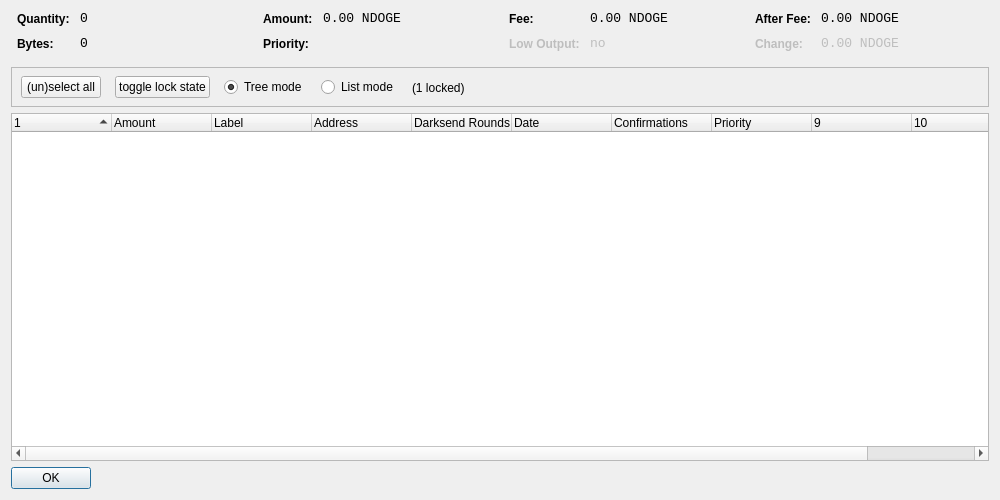
<?xml version="1.0" encoding="UTF-8"?>
<ui version="4.0">
 <class>CoinControlDialog</class>
 <widget class="QDialog" name="CoinControlDialog">
  <property name="geometry">
   <rect>
    <x>0</x>
    <y>0</y>
    <width>1000</width>
    <height>500</height>
   </rect>
  </property>
  <property name="windowTitle">
   <string>Coin Control</string>
  </property>
  <layout class="QVBoxLayout" name="verticalLayout">
   <item>
    <layout class="QHBoxLayout" name="horizontalLayoutTop" stretch="0,0,0,0">
     <property name="topMargin">
      <number>0</number>
     </property>
     <property name="bottomMargin">
      <number>10</number>
     </property>
     <item>
      <layout class="QFormLayout" name="formLayoutCoinControl1">
       <property name="horizontalSpacing">
        <number>10</number>
       </property>
       <property name="verticalSpacing">
        <number>10</number>
       </property>
       <property name="leftMargin">
        <number>6</number>
       </property>
       <property name="rightMargin">
        <number>6</number>
       </property>
       <item row="0" column="0">
        <widget class="QLabel" name="labelCoinControlQuantityText">
         <property name="styleSheet">
          <string notr="true">font-weight:bold;</string>
         </property>
         <property name="text">
          <string>Quantity:</string>
         </property>
        </widget>
       </item>
       <item row="0" column="1">
        <widget class="QLabel" name="labelCoinControlQuantity">
         <property name="font">
          <font>
           <family>Monospace</family>
           <pointsize>10</pointsize>
          </font>
         </property>
         <property name="cursor">
          <cursorShape>IBeamCursor</cursorShape>
         </property>
         <property name="contextMenuPolicy">
          <enum>Qt::ActionsContextMenu</enum>
         </property>
         <property name="text">
          <string notr="true">0</string>
         </property>
         <property name="textInteractionFlags">
          <set>Qt::LinksAccessibleByMouse|Qt::TextSelectableByKeyboard|Qt::TextSelectableByMouse</set>
         </property>
        </widget>
       </item>
       <item row="1" column="0">
        <widget class="QLabel" name="labelCoinControlBytesText">
         <property name="styleSheet">
          <string notr="true">font-weight:bold;</string>
         </property>
         <property name="text">
          <string>Bytes:</string>
         </property>
        </widget>
       </item>
       <item row="1" column="1">
        <widget class="QLabel" name="labelCoinControlBytes">
         <property name="font">
          <font>
           <family>Monospace</family>
           <pointsize>10</pointsize>
          </font>
         </property>
         <property name="cursor">
          <cursorShape>IBeamCursor</cursorShape>
         </property>
         <property name="contextMenuPolicy">
          <enum>Qt::ActionsContextMenu</enum>
         </property>
         <property name="text">
          <string notr="true">0</string>
         </property>
         <property name="textInteractionFlags">
          <set>Qt::LinksAccessibleByMouse|Qt::TextSelectableByKeyboard|Qt::TextSelectableByMouse</set>
         </property>
        </widget>
       </item>
      </layout>
     </item>
     <item>
      <layout class="QFormLayout" name="formLayoutCoinControl2">
       <property name="horizontalSpacing">
        <number>10</number>
       </property>
       <property name="verticalSpacing">
        <number>10</number>
       </property>
       <property name="leftMargin">
        <number>6</number>
       </property>
       <property name="rightMargin">
        <number>6</number>
       </property>
       <item row="0" column="0">
        <widget class="QLabel" name="labelCoinControlAmountText">
         <property name="styleSheet">
          <string notr="true">font-weight:bold;</string>
         </property>
         <property name="text">
          <string>Amount:</string>
         </property>
        </widget>
       </item>
       <item row="0" column="1">
        <widget class="QLabel" name="labelCoinControlAmount">
         <property name="font">
          <font>
           <family>Monospace</family>
           <pointsize>10</pointsize>
          </font>
         </property>
         <property name="cursor">
          <cursorShape>IBeamCursor</cursorShape>
         </property>
         <property name="contextMenuPolicy">
          <enum>Qt::ActionsContextMenu</enum>
         </property>
         <property name="text">
          <string notr="true">0.00 NDOGE</string>
         </property>
         <property name="textInteractionFlags">
          <set>Qt::LinksAccessibleByMouse|Qt::TextSelectableByKeyboard|Qt::TextSelectableByMouse</set>
         </property>
        </widget>
       </item>
       <item row="1" column="0">
        <widget class="QLabel" name="labelCoinControlPriorityText">
         <property name="styleSheet">
          <string notr="true">font-weight:bold;</string>
         </property>
         <property name="text">
          <string>Priority:</string>
         </property>
        </widget>
       </item>
       <item row="1" column="1">
        <widget class="QLabel" name="labelCoinControlPriority">
         <property name="font">
          <font>
           <family>Monospace</family>
           <pointsize>10</pointsize>
          </font>
         </property>
         <property name="cursor">
          <cursorShape>IBeamCursor</cursorShape>
         </property>
         <property name="contextMenuPolicy">
          <enum>Qt::ActionsContextMenu</enum>
         </property>
         <property name="text">
          <string/>
         </property>
         <property name="textInteractionFlags">
          <set>Qt::LinksAccessibleByMouse|Qt::TextSelectableByKeyboard|Qt::TextSelectableByMouse</set>
         </property>
        </widget>
       </item>
      </layout>
     </item>
     <item>
      <layout class="QFormLayout" name="formLayoutCoinControl3">
       <property name="horizontalSpacing">
        <number>10</number>
       </property>
       <property name="verticalSpacing">
        <number>10</number>
       </property>
       <property name="leftMargin">
        <number>6</number>
       </property>
       <property name="rightMargin">
        <number>6</number>
       </property>
       <item row="0" column="0">
        <widget class="QLabel" name="labelCoinControlFeeText">
         <property name="styleSheet">
          <string notr="true">font-weight:bold;</string>
         </property>
         <property name="text">
          <string>Fee:</string>
         </property>
        </widget>
       </item>
       <item row="0" column="1">
        <widget class="QLabel" name="labelCoinControlFee">
         <property name="font">
          <font>
           <family>Monospace</family>
           <pointsize>10</pointsize>
          </font>
         </property>
         <property name="cursor">
          <cursorShape>IBeamCursor</cursorShape>
         </property>
         <property name="contextMenuPolicy">
          <enum>Qt::ActionsContextMenu</enum>
         </property>
         <property name="text">
          <string notr="true">0.00 NDOGE</string>
         </property>
         <property name="textInteractionFlags">
          <set>Qt::LinksAccessibleByMouse|Qt::TextSelectableByKeyboard|Qt::TextSelectableByMouse</set>
         </property>
        </widget>
       </item>
       <item row="1" column="0">
        <widget class="QLabel" name="labelCoinControlLowOutputText">
         <property name="enabled">
          <bool>false</bool>
         </property>
         <property name="styleSheet">
          <string notr="true">font-weight:bold;</string>
         </property>
         <property name="text">
          <string>Low Output:</string>
         </property>
        </widget>
       </item>
       <item row="1" column="1">
        <widget class="QLabel" name="labelCoinControlLowOutput">
         <property name="enabled">
          <bool>false</bool>
         </property>
         <property name="font">
          <font>
           <family>Monospace</family>
           <pointsize>10</pointsize>
          </font>
         </property>
         <property name="cursor">
          <cursorShape>IBeamCursor</cursorShape>
         </property>
         <property name="contextMenuPolicy">
          <enum>Qt::ActionsContextMenu</enum>
         </property>
         <property name="text">
          <string notr="true">no</string>
         </property>
         <property name="textInteractionFlags">
          <set>Qt::LinksAccessibleByMouse|Qt::TextSelectableByKeyboard|Qt::TextSelectableByMouse</set>
         </property>
        </widget>
       </item>
      </layout>
     </item>
     <item>
      <layout class="QFormLayout" name="formLayoutCoinControl4">
       <property name="horizontalSpacing">
        <number>10</number>
       </property>
       <property name="verticalSpacing">
        <number>10</number>
       </property>
       <property name="leftMargin">
        <number>6</number>
       </property>
       <property name="rightMargin">
        <number>6</number>
       </property>
       <item row="0" column="0">
        <widget class="QLabel" name="labelCoinControlAfterFeeText">
         <property name="styleSheet">
          <string notr="true">font-weight:bold;</string>
         </property>
         <property name="text">
          <string>After Fee:</string>
         </property>
        </widget>
       </item>
       <item row="0" column="1">
        <widget class="QLabel" name="labelCoinControlAfterFee">
         <property name="font">
          <font>
           <family>Monospace</family>
           <pointsize>10</pointsize>
          </font>
         </property>
         <property name="cursor">
          <cursorShape>IBeamCursor</cursorShape>
         </property>
         <property name="contextMenuPolicy">
          <enum>Qt::ActionsContextMenu</enum>
         </property>
         <property name="text">
          <string notr="true">0.00 NDOGE</string>
         </property>
         <property name="textInteractionFlags">
          <set>Qt::LinksAccessibleByMouse|Qt::TextSelectableByKeyboard|Qt::TextSelectableByMouse</set>
         </property>
        </widget>
       </item>
       <item row="1" column="0">
        <widget class="QLabel" name="labelCoinControlChangeText">
         <property name="enabled">
          <bool>false</bool>
         </property>
         <property name="styleSheet">
          <string notr="true">font-weight:bold;</string>
         </property>
         <property name="text">
          <string>Change:</string>
         </property>
        </widget>
       </item>
       <item row="1" column="1">
        <widget class="QLabel" name="labelCoinControlChange">
         <property name="enabled">
          <bool>false</bool>
         </property>
         <property name="font">
          <font>
           <family>Monospace</family>
           <pointsize>10</pointsize>
          </font>
         </property>
         <property name="cursor">
          <cursorShape>IBeamCursor</cursorShape>
         </property>
         <property name="contextMenuPolicy">
          <enum>Qt::ActionsContextMenu</enum>
         </property>
         <property name="text">
          <string notr="true">0.00 NDOGE</string>
         </property>
         <property name="textInteractionFlags">
          <set>Qt::LinksAccessibleByMouse|Qt::TextSelectableByKeyboard|Qt::TextSelectableByMouse</set>
         </property>
        </widget>
       </item>
      </layout>
     </item>
    </layout>
   </item>
   <item>
    <widget class="QFrame" name="frame">
     <property name="minimumSize">
      <size>
       <width>0</width>
       <height>40</height>
      </size>
     </property>
     <property name="frameShape">
      <enum>QFrame::StyledPanel</enum>
     </property>
     <property name="frameShadow">
      <enum>QFrame::Sunken</enum>
     </property>
     <widget class="QWidget" name="horizontalLayoutWidget">
      <property name="geometry">
       <rect>
        <x>10</x>
        <y>0</y>
        <width>781</width>
        <height>41</height>
       </rect>
      </property>
      <layout class="QHBoxLayout" name="horizontalLayoutPanel" stretch="0,0,0,0,0">
       <property name="spacing">
        <number>14</number>
       </property>
       <item>
        <widget class="QPushButton" name="pushButtonSelectAll">
         <property name="sizePolicy">
          <sizepolicy hsizetype="Maximum" vsizetype="Fixed">
           <horstretch>0</horstretch>
           <verstretch>0</verstretch>
          </sizepolicy>
         </property>
         <property name="text">
          <string>(un)select all</string>
         </property>
        </widget>
       </item>
        <item>
         <widget class="QPushButton" name="pushButtonToggleLock">
          <property name="sizePolicy">
           <sizepolicy hsizetype="Maximum" vsizetype="Fixed">
            <horstretch>0</horstretch>
            <verstretch>0</verstretch>
           </sizepolicy>
          </property>
          <property name="text">
           <string>toggle lock state</string>
          </property>
          <property name="autoDefault">
           <bool>false</bool>
          </property>
         </widget>
        </item>
       <item>
        <widget class="QRadioButton" name="radioTreeMode">
         <property name="sizePolicy">
          <sizepolicy hsizetype="Maximum" vsizetype="Fixed">
           <horstretch>0</horstretch>
           <verstretch>0</verstretch>
          </sizepolicy>
         </property>
         <property name="text">
          <string>Tree mode</string>
         </property>
         <property name="checked">
          <bool>true</bool>
         </property>
        </widget>
       </item>
       <item>
        <widget class="QRadioButton" name="radioListMode">
         <property name="sizePolicy">
          <sizepolicy hsizetype="Maximum" vsizetype="Fixed">
           <horstretch>0</horstretch>
           <verstretch>0</verstretch>
          </sizepolicy>
         </property>
         <property name="text">
          <string>List mode</string>
         </property>
        </widget>
       </item>
        <item>
         <widget class="QLabel" name="labelLocked">
          <property name="text">
           <string>(1 locked)</string>
          </property>
         </widget>
        </item>
       <item>
        <spacer name="horizontalSpacer">
         <property name="orientation">
          <enum>Qt::Horizontal</enum>
         </property>
         <property name="sizeHint" stdset="0">
          <size>
           <width>40</width>
           <height>20</height>
          </size>
         </property>
        </spacer>
       </item>
      </layout>
     </widget>
    </widget>
   </item>
   <item>
    <widget class="CoinControlTreeWidget" name="treeWidget">
     <property name="contextMenuPolicy">
      <enum>Qt::CustomContextMenu</enum>
     </property>
     <property name="sortingEnabled">
      <bool>false</bool>
     </property>
     <property name="columnCount">
      <number>11</number>
     </property>
     <attribute name="headerShowSortIndicator" stdset="0">
      <bool>true</bool>
     </attribute>
     <attribute name="headerStretchLastSection">
      <bool>false</bool>
     </attribute>
     <column>
      <property name="text">
       <string/>
      </property>
     </column>
     <column>
      <property name="text">
       <string>Amount</string>
      </property>
     </column>
     <column>
      <property name="text">
       <string>Label</string>
      </property>
     </column>
     <column>
      <property name="text">
       <string>Address</string>
      </property>
     </column>
     <column>
      <property name="text">
       <string>Darksend Rounds</string>
      </property>
    </column>
     <column>
      <property name="text">
       <string>Date</string>
      </property>
     </column>
     <column>
      <property name="text">
       <string>Confirmations</string>
      </property>
      <property name="toolTip">
       <string>Confirmed</string>
      </property>
     </column>
     <column>
      <property name="text">
       <string>Priority</string>
      </property>
     </column>
     <column>
      <property name="text">
       <string/>
      </property>
     </column>
     <column>
      <property name="text">
       <string/>
      </property>
     </column>
     <column>
      <property name="text">
       <string/>
      </property>
     </column>
     <column>
      <property name="text">
       <string/>
      </property>
     </column>
    </widget>
   </item>
   <item>
    <widget class="QDialogButtonBox" name="buttonBox">
     <property name="sizePolicy">
      <sizepolicy hsizetype="Maximum" vsizetype="Fixed">
       <horstretch>0</horstretch>
       <verstretch>0</verstretch>
      </sizepolicy>
     </property>
     <property name="orientation">
      <enum>Qt::Horizontal</enum>
     </property>
     <property name="standardButtons">
      <set>QDialogButtonBox::Ok</set>
     </property>
    </widget>
   </item>
  </layout>
 </widget>
 <customwidgets>
  <customwidget>
   <class>CoinControlTreeWidget</class>
   <extends>QTreeWidget</extends>
   <header>coincontroltreewidget.h</header>
  </customwidget>
 </customwidgets>
 <resources/>
 <connections/>
</ui>
